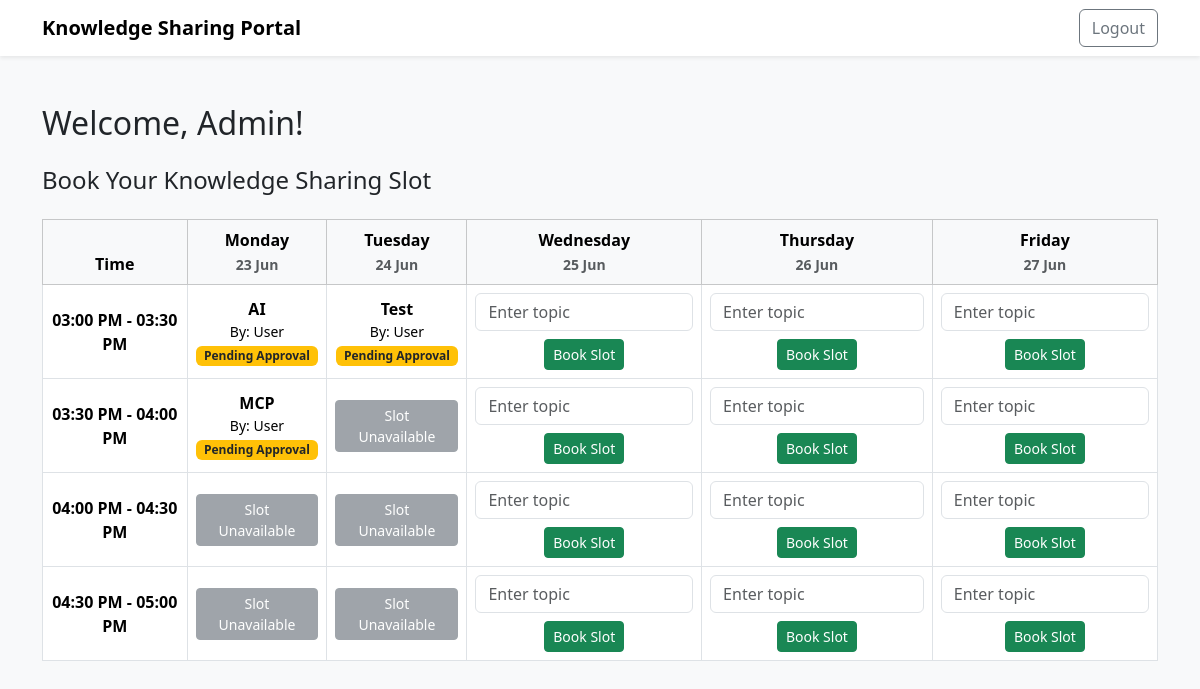
The app's page /dashboard (signed in) with its own data.
### tables this page shows
CREATE TABLE users (
        id INTEGER PRIMARY KEY AUTOINCREMENT,
        name TEXT NOT NULL,
        email TEXT UNIQUE NOT NULL,
        password TEXT NOT NULL,
        role TEXT NOT NULL DEFAULT 'user'
    );

CREATE TABLE slots (
        id INTEGER PRIMARY KEY AUTOINCREMENT,
        date TEXT NOT NULL,
        time TEXT NOT NULL,
        topic TEXT,
        presenter TEXT,
        status TEXT NOT NULL DEFAULT 'available',
        approved_by TEXT
    );

### app.py (the view)
@app.route('/dashboard')
@token_required
def dashboard():
    db = get_db()
    user_email = g.get('user')
    user = db.execute('SELECT * FROM users WHERE email = ?', (user_email,)).fetchone()
    week_dates = get_week_dates()
    time_slots = get_time_slots()
    for day in week_dates:
        for slot_time in time_slots:
            slot_date = day.strftime('%Y-%m-%d')
            slot_time_str = slot_time.strftime('%H:%M')
            exists = db.execute('SELECT 1 FROM slots WHERE date = ? AND time = ?', (slot_date, slot_time_str)).fetchone()
            if not exists:
                db.execute('INSERT INTO slots (date, time) VALUES (?, ?)', (slot_date, slot_time_str))
    db.commit()
    slots = db.execute('SELECT * FROM slots WHERE date IN ({}) ORDER BY date, time'.format(
        ','.join(['?']*len(week_dates))), [d.strftime('%Y-%m-%d') for d in week_dates]).fetchall()
    slots_lookup = {}
    booked_dates = set()
    for slot in slots:
        slots_lookup[(slot['date'], slot['time'])] = slot
        if slot['status'] in ('booked', 'approved'):
            booked_dates.add(slot['date'])
    return render_template('dashboard.html', user=user, slots_lookup=slots_lookup, week_dates=week_dates, time_slots=time_slots, booked_dates=booked_dates)

### app.py (called while the page is built)
def get_db():
    if 'db' not in g:
        g.db = sqlite3.connect(app.config['DATABASE'])
        g.db.row_factory = sqlite3.Row
    return g.db

def token_required(f):
    @wraps(f)
    def decorated(*args, **kwargs):
        token = request.cookies.get('token')
        if not token:
            return redirect(url_for('login'))
        try:
            data = jwt.decode(token, app.config['SECRET_KEY'], algorithms=["HS256"])
            g.user = data['email']
        except Exception:
            return redirect(url_for('login'))
        return f(*args, **kwargs)
    return decorated

def get_week_dates():
    today = date.today()
    start = today - timedelta(days=today.weekday())  # Monday
    return [start + timedelta(days=i) for i in range(5)]  # Mon-Fri

def get_time_slots():
    return [dtime(hour=15, minute=0), dtime(hour=15, minute=30), dtime(hour=16, minute=0), dtime(hour=16, minute=30)]

### templates/dashboard.html (shortened to what this page needs)
<!DOCTYPE html>
<html lang="en">
<head>
    <link href="https://cdn.jsdelivr.net/npm/bootstrap@5.3.2/dist/css/bootstrap.min.css" rel="stylesheet">
</head>
<body class="bg-light" style="min-height: 100vh;">
    <nav class="navbar navbar-expand-lg navbar-light bg-white shadow-sm">
        <div class="container">
            <a class="navbar-brand fw-bold" href="#">Knowledge Sharing Portal</a>
            <div class="d-flex">
                <a href="/logout" class="btn btn-outline-secondary">Logout</a>
            </div>
        </div>
    </nav>
    <div class="container py-5">
        <h2 class="mb-4">Welcome, {{ user['name'] }}!</h2>
        <h4 class="mb-4">Book Your Knowledge Sharing Slot</h4>
        <div class="table-responsive">
            <table class="table table-bordered align-middle text-center bg-white">
                <thead class="table-light">
                    <tr>
                        <th>Time</th>
                        {% for d in week_dates %}
                        <th>{{ d.strftime('%A') }}<br><span class="text-muted small">{{ d.strftime('%d %b') }}</span></th>
                        {% endfor %}
                    </tr>
                </thead>
                <tbody>
                    {% for t in time_slots %}
                    <tr>
                        <th scope="row">{{ t.strftime('%I:%M %p') }} - {{ (t.replace(minute=t.minute+30) if t.minute==0 else t.replace(hour=t.hour+1, minute=0)).strftime('%I:%M %p') }}</th>
                        {% for d in week_dates %}
                        {% set slot = slots_lookup.get((d.strftime('%Y-%m-%d'), t.strftime('%H:%M'))) %}
                        <td class="
                            {% if slot and slot['status'] == 'available' %}slot-available
                            {% elif slot and slot['status'] == 'booked' %}slot-booked
                            {% elif slot and slot['status'] == 'approved' %}slot-approved
                            {% endif %}">
                            {% if slot %}
                                {% if slot['status'] == 'available' %}
                                    {% if d.strftime('%Y-%m-%d') in booked_dates %}
                                        <button class="btn btn-secondary btn-sm w-100" disabled>Slot Unavailable</button>
                                    {% else %}
                                        <form method="POST" action="/book-slot">
                                            <input type="text" name="topic" class="form-control mb-2" placeholder="Enter topic" required>
                                            <button type="submit" class="btn btn-success btn-sm">Book Slot</button>
                                        </form>
                                    {% endif %}
                                {% else %}
                                    <div class="fw-bold">{{ slot['topic'] }}</div>
                                    <div class="small">By: {{ slot['presenter'] }}</div>
                                    {% if slot['status'] == 'booked' %}
                                        <span class="badge bg-warning text-dark">Pending Approval</span>
                                    {% elif slot['status'] == 'approved' %}
                                        <span class="badge bg-success">Approved by {{ slot['approved_by'] }}</span>
                                    {% endif %}
                                {% endif %}
                            {% else %}
                                <span class="text-muted">N/A</span>
                            {% endif %}
                        </td>
                        {% endfor %}
                    </tr>
                    {% endfor %}
                </tbody>
            </table>
        </div>
    </div>
</body>
</html>

### templates/dashboard.html (style rules this page uses)
.slot-available { background: #f8f9fa; }
.slot-booked { background: #fff3cd; }

### records on screen
users: name "Admin"
slots: topic "AI", presenter "User"
slots: topic "Test", presenter "User"
slots: topic "MCP", presenter "User"

### other values on screen
{{ d.strftime('%A') }} "Monday" "Tuesday" "Wednesday" "Thursday" "Friday"
{{ d.strftime('%d %b') }} "23 Jun" "24 Jun" "25 Jun" "26 Jun" "27 Jun"
{{ t.strftime('%I:%M %p') }} "03:00 PM" "03:30 PM" "04:00 PM" "04:30 PM"
